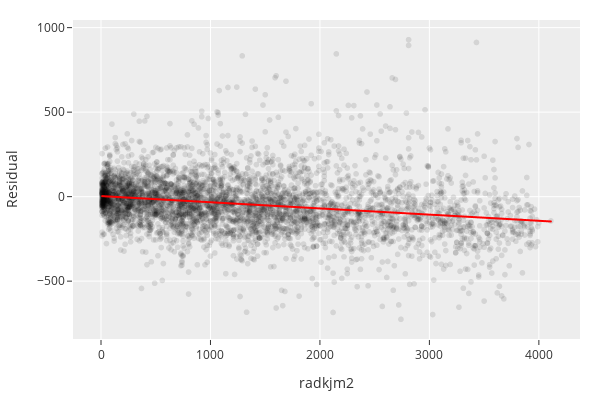

This figure's notebook cell:
### Code cell
fulldf = df.merge(predictions, on='datetime').set_index('datetime').sort_index()
plotdf = fulldf[fulldf['radkjm2'] > 0].reset_index()

fig = px.scatter(plotdf, y='Residual', x='radkjm2', color_discrete_sequence=["black"],
    opacity=0.1, trendline="ols", trendline_color_override="red",
    template='ggplot2', height=400, width=600)
fig.update_layout(margin=dict(l=20, r=20, t=20, b=20))
fig.write_image('../plots/hgb_residual_pairs.png')
fig.show()

### Figure 1 — Plotly figure (JSON) as saved in the notebook; plotly's stock layout.template omitted (floating-point values rounded to 4 significant figures; data arrays with more than 128 entries replaced by an {"elided": "..."} marker saying what was removed)
{"data": [{"hovertemplate": "radkjm2=%{x}<br>Residual=%{y}<extra></extra>", "legendgroup": "", "marker": {"color": "black", "opacity": 0.1, "symbol": "circle"}, "mode": "markers", "name": "", "showlegend": false, "type": "scattergl", "x": {"elided": "4366 int values"}, "xaxis": "x", "y": {"elided": "4366 float values"}, "yaxis": "y"}, {"hovertemplate": "<b>OLS trendline</b><br>Residual = -0.036561 * radkjm2 + 3.42761<br>R<sup>2</sup>=0.055705<br><br>radkjm2=%{x}<br>Residual=%{y} <b>(trend)</b><extra></extra>", "legendgroup": "", "line": {"color": "red"}, "marker": {"color": "black", "symbol": "circle"}, "mode": "lines", "name": "", "showlegend": false, "type": "scattergl", "x": {"elided": "4366 int values"}, "xaxis": "x", "y": {"elided": "4366 float values"}, "yaxis": "y"}], "layout": {"height": 400, "legend": {"tracegroupgap": 0}, "margin": {"b": 20, "l": 20, "r": 20, "t": 20}, "width": 600, "xaxis": {"anchor": "y", "domain": [0, 1], "title": {"text": "radkjm2"}}, "yaxis": {"anchor": "x", "domain": [0, 1], "title": {"text": "Residual"}}}}
